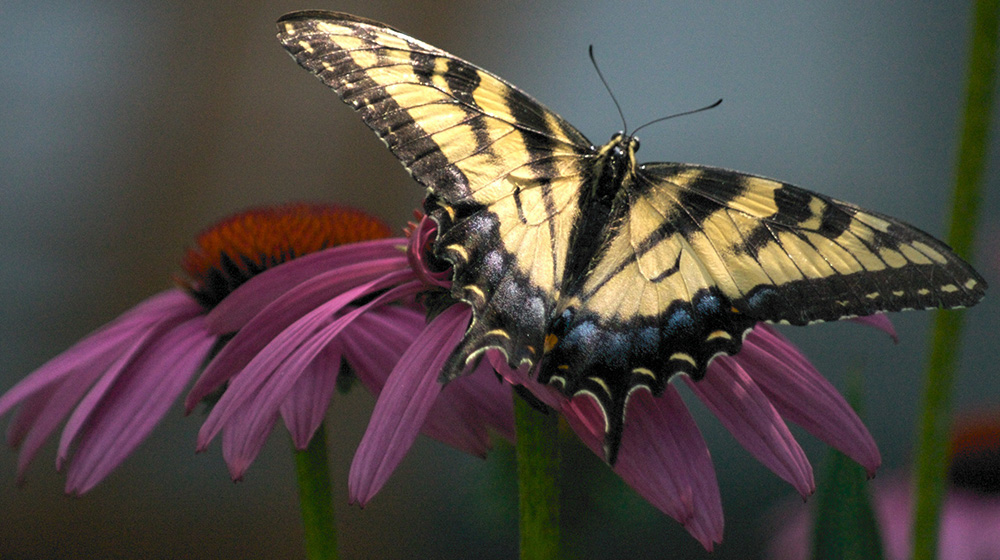
#> input picture convolution/butterfly.jpg, 1000 x 560 px
$ python image.py
#> lines starting #> are read from the running program, lines starting #| are printed output that depends on the picture
import numpy as np
import cv2
import imutils
import sys

# cv2.IMREAD_COLOR為imread的預設值，此參數亦可不加。
imageName = "butterfly.jpg"
image = cv2.imread(imageName, cv2.IMREAD_COLOR)
#> image is the input picture: shape (560, 1000, 3); mean B, G, R 70.1, 74.3, 82.5
#若無指定圖片則結束程式。
if image is None:
    print("Could not open or find the image")
    sys.exit()

#縮小圖片到較適當尺寸。
#image = imutils.resize(image, height=450)
# 設定kernel size為5x5
kernel_size = 5
# 使用numpy建立 5*5且值為1/(5**2)的矩陣作為kernel。
#kernel = np.ones((kernel_size, kernel_size), dtype=np.float32) / kernel_size**2
kernel = np.array([[-1,-1,-1],[-1,8,-1],[-1,-1,-1]])

kernel2 = np.array((
        [-1, -2, -1],
        [0, 0, 0],
        [1, 2, 1]))

# 顯示矩陣內容，所有值皆為0.04的5x5矩陣
print(kernel)

# 使用cv2.filter2D進行convolute，
result = cv2.filter2D(image, -1, kernel)
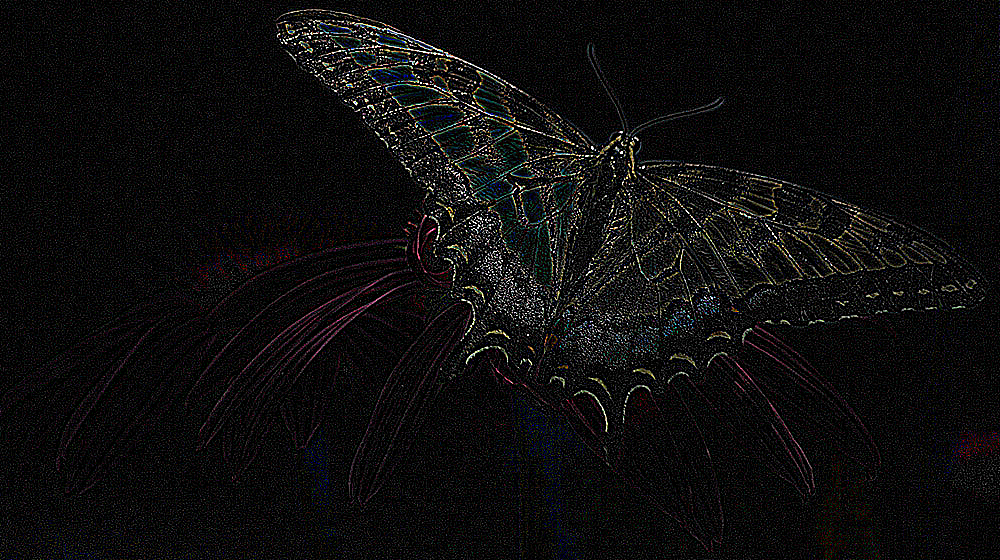
#> result: shape (560, 1000, 3); mean B, G, R 13.7, 13.7, 14.4
b_sobel = cv2.filter2D(image,-1,kernel2)
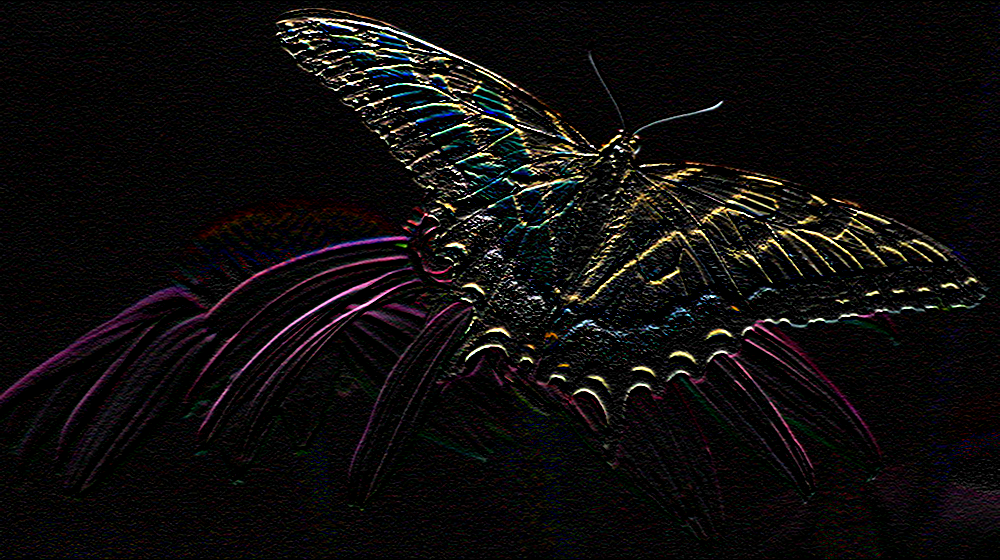
#> b_sobel: shape (560, 1000, 3); mean B, G, R 12.5, 12.7, 14.5

print("showing the picture")
cv2.imshow("Filter", result)
cv2.imshow("Original", image)
# cv2.imwrite("sobel.jpg",b_sobel)
cv2.imshow("sobel",b_sobel)
cv2.waitKey(0)

$ run again, with convolution/hsuan.jpg copied over convolution/butterfly.jpg
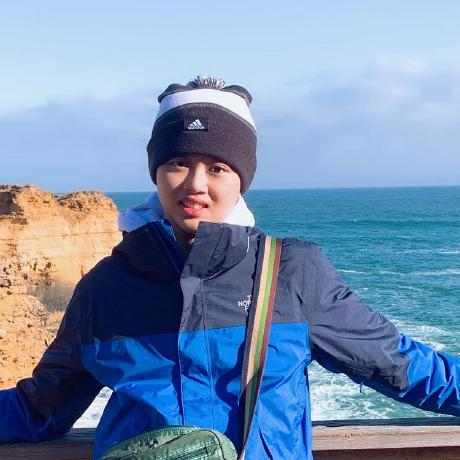
#> input picture convolution/hsuan.jpg, 460 x 460 px
#> image is the input picture: shape (460, 460, 3); mean B, G, R 175.5, 143.6, 118.3
#> `result = cv2.filter2D(image, -1, kernel)`:
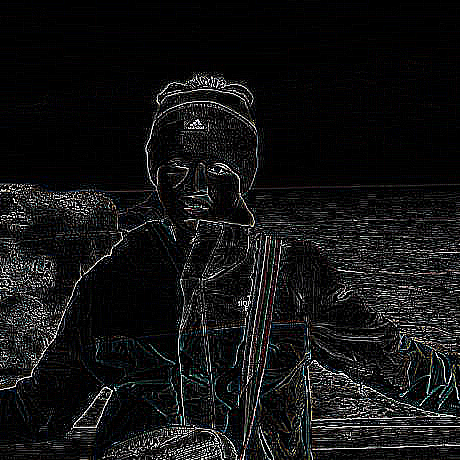
#> result: shape (460, 460, 3); mean B, G, R 20, 19.8, 19.4
#> `b_sobel = cv2.filter2D(image,-1,kernel2)`:
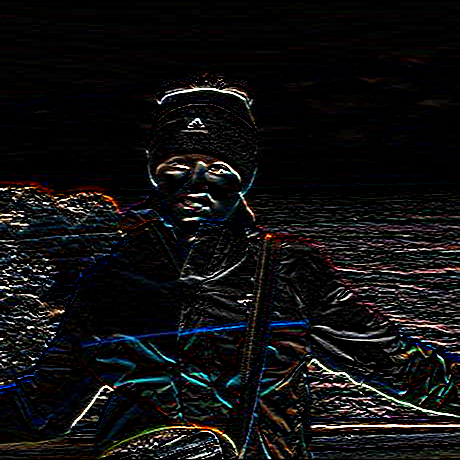
#> b_sobel: shape (460, 460, 3); mean B, G, R 16.5, 15.9, 16.1
